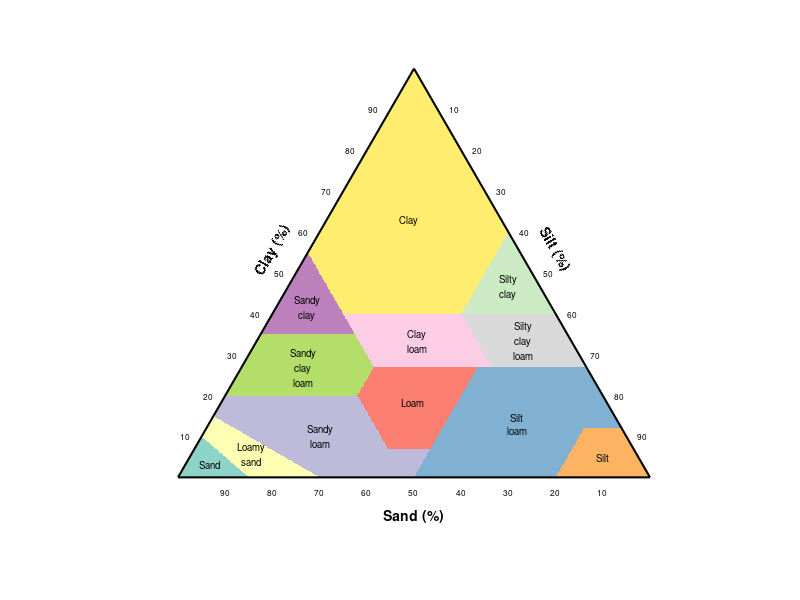

MATLAB code to generate this figure:
% USDA soil texture triangle
% Chapter 7 draft (Figure "Texture"); classes computed from the standard USDA texture-class rules (sand, silt, clay in % by weight)
% Run: run soil_texture_triangle.m -> figure_matlab.png (MATLAB or GNU Octave)
clear; close all;
nm = {'Sand', 'Loamy sand', 'Sandy loam', 'Loam', 'Silt loam', 'Silt', 'Sandy clay loam', 'Clay loam', 'Silty clay loam', 'Sandy clay', 'Silty clay', 'Clay'};
H = sqrt(3) / 2;
[xs, ys] = meshgrid(linspace(0, 1, 600), linspace(0, H, 520));
clay = 100 * ys / H; silt = 100 * (xs - 0.5 * clay / 100); sand = 100 - clay - silt;
inside = clay >= 0 & silt >= 0 & sand >= 0;
rules = cell(1, 12);
rules{1}  = silt + 1.5 * clay < 15;
rules{2}  = silt + 1.5 * clay >= 15 & silt + 2 * clay < 30;
rules{3}  = (clay >= 7 & clay < 20 & sand > 52 & silt + 2 * clay >= 30) | (clay < 7 & silt < 50 & silt + 2 * clay >= 30);
rules{4}  = clay >= 7 & clay < 27 & silt >= 28 & silt < 50 & sand <= 52;
rules{5}  = (silt >= 50 & clay >= 12 & clay < 27) | (silt >= 50 & silt < 80 & clay < 12);
rules{6}  = silt >= 80 & clay < 12;
rules{7}  = clay >= 20 & clay < 35 & silt < 28 & sand > 45;
rules{8}  = clay >= 27 & clay < 40 & sand > 20 & sand <= 45;
rules{9}  = clay >= 27 & clay < 40 & sand <= 20;
rules{10} = clay >= 35 & sand > 45;
rules{11} = clay >= 40 & silt >= 40;
rules{12} = clay >= 40 & sand <= 45 & silt < 40;
cls = nan(size(xs));
for k = 1:12, cls(isnan(cls) & rules{k} & inside) = k; end
cols = [0.553 0.827 0.78; 1 1 0.702; 0.745 0.729 0.855; 0.984 0.502 0.447; 0.502 0.694 0.827; 0.992 0.706 0.384; 0.702 0.871 0.412; 0.988 0.804 0.898; 0.851 0.851 0.851; 0.737 0.502 0.741; 0.8 0.922 0.773; 1 0.929 0.435];
figure('Visible', 'off', 'Position', [100 100 750 660], 'Color', 'w'); hold on;
rgb = ones([size(cls) 3]);
for k = 1:12, mk = cls == k; for c = 1:3, tmp = rgb(:,:,c); tmp(mk) = cols(k, c); rgb(:,:,c) = tmp; end, end
image([0 1], [0 H], rgb); set(gca, 'YDir', 'normal');
plot([0 1 0.5 0], [0 0 H 0], 'k-', 'LineWidth', 1.5);
for k = 1:12
  mk = cls == k; if any(mk(:)), text(mean(xs(mk)), mean(ys(mk)), strrep(nm{k}, ' ', char(10)), 'HorizontalAlignment', 'center', 'FontSize', 7); end
end
for v = 10:10:90
  text(0.5 * v / 100 - 0.035, H * v / 100, num2str(v), 'FontSize', 6, 'HorizontalAlignment', 'center');
  text(1 - v / 100, -0.03, num2str(v), 'FontSize', 6, 'HorizontalAlignment', 'center');
  text(1 - 0.5 * (100 - v) / 100 + 0.035, H * (100 - v) / 100, num2str(v), 'FontSize', 6, 'HorizontalAlignment', 'center');
end
text(0.2, 0.5 * H + 0.05, 'Clay (%)', 'Rotation', 60, 'FontWeight', 'bold', 'HorizontalAlignment', 'center');
text(0.5, -0.08, 'Sand (%)', 'FontWeight', 'bold', 'HorizontalAlignment', 'center');
text(0.8, 0.5 * H + 0.05, 'Silt (%)', 'Rotation', -60, 'FontWeight', 'bold', 'HorizontalAlignment', 'center');
axis equal off; xlim([-0.08 1.08]); ylim([-0.12 H + 0.05]);
print('-dpng', '-r150', 'figure_matlab.png');
